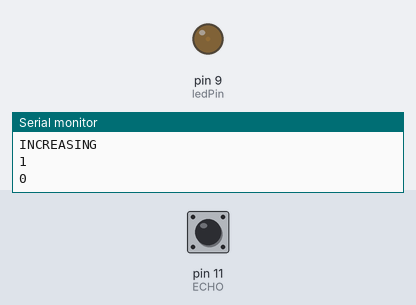
Bench run of a sketch on a simulated Arduino Uno, built with avr-gcc and run on an emulated ATmega328P. On the bench: output pins drawn as LEDs (lit = HIGH), the last lines printed to the serial monitor. The inputs (shaded band) are chosen by the test bench; at power-on: pin 11 (ECHO) LOW. Pins used as bus, display or sensor lines are not drawn.

Above: at 1.2 s.
1.3 s: pin 11 (ECHO) pulsed HIGH 2 times (0.12 s each, 0.3 s apart)
At 2.7 s:
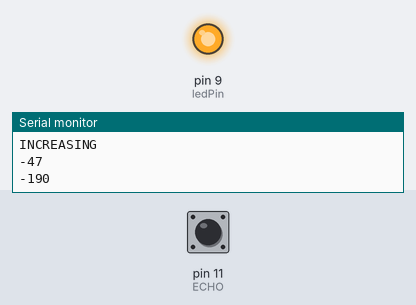
Timing chart, 0 to 4.3 s (numbered marks = the images above; inputs shaded):
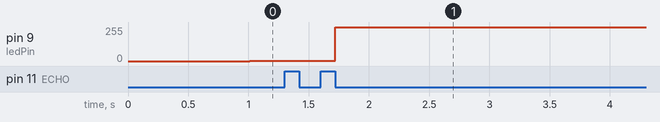

The sketch:

pointlights.ino
```cpp
enum ledStates {INCREASE, DECREASE, STAY, WAVE, OFF, ON}; // Here we make nicknames for the different states our program supports.
enum ledStates ledState; // We define 'ledState' as type ledStates'
enum ledStates previousLedState = ledState;

unsigned long startMillis;  //some global variables available anywhere in the program
unsigned long currentMillis;

int brightness = 0; // our main variable for setting the brightness of the LED
float velocity = 1.0; // the speed at which we change the brightness.
int ledPin = 9; // we use pin 9 for PWM
int TRIG = 10;
int ECHO = 11;
int DISTANCE;
int DURATION;
int i;
int distanceArray[20];
int filteredValue;

int p = 0; // use to keep track how often we plot
int plotFrequency = 3; // how often we plot, every Nth time.


void setup() {
  // put your setup code here, to run once:
  pinMode(ledPin, OUTPUT); // set ledPin as an output.
  pinMode(TRIG, OUTPUT);
  pinMode(ECHO, INPUT);
  Serial.begin(9600); // initiate the Serial monitor so we can use the Serial Plotter to graph our patterns
}

void loop() {
  // put your main code here, to run repeatedly:
  digitalWrite(TRIG, HIGH);
  compose();
  delay(10);
  //digitalWrite(TRIG, LOW);
  DURATION = pulseIn(ECHO, HIGH);
  DISTANCE = DURATION / 58.2;

analogWrite(ledPin, brightness);
  currentMillis = millis(); //store the current time since the program started
  for(i = 0; i < 20; i++){
    if(i <= 20){
      distanceArray[i] = DISTANCE;
    }
    if (i > 20){
      distanceArray[i] = distanceArray[i-1];
    }
    filteredValue += distanceArray[i];
  }
  brightness = map((filteredValue/200), 200, 0, 255, 0);
}

void compose() {
  // this is a state machine which allows us to decouple the various operations from timed loops.
  // instead we just switch from state to state when particular conditions are met.
  // we switch states by calling the changeState() function.


  switch (ledState){

  /*if (currentMillis - startMillis >= 5000){ //change state after 5 secs by comparing the time elapsed since we last change state
      changeState(INCREASE);
      }*/


  case INCREASE:
   if(brightness <= 255) {
    brightness = increase_brightness(brightness, 1);
   }

   plot("INCREASING", brightness);

    /*if (DISTANCE >= 40){
      //ledState = WAVE;
      changeState(DECREASE);
      }

    if (DISTANCE <= 15){
      changeState(INCREASE);
      }*/
    break;

  case DECREASE:
     if(brightness > 256) {
      brightness = decrease_brightness(brightness, 1);
     }
     plot("DECREASING", brightness);

      /*if (DISTANCE <= 41){
        changeState(INCREASE);
      }*/
     break;

  /*case WAVE:
    plot("WAVE", brightness);

    brightness = sinewave(1000,255,0); // you can tweak the parameters of the sinewave
    analogWrite(ledPin, brightness);

    if (currentMillis - startMillis >= 5000){ //change state after 5 secs by comparing the time elapsed since we last change state
      changeState(DECREASE);
      }
    break;

 case STAY:
    plot("STAY", brightness);
    brightness = brightness;
    break;

  case ON:
    plot("ON", brightness);
    brightness = 255;
    break;

  case OFF:
    plot("OFF", brightness);
    brightness = 0;
    if (currentMillis - startMillis >= 1000){
      changeState(INCREASE);
      }
    break;*/
  }
}

void changeState(ledStates newState){
    // call to change state, will keep track of time since last state
    startMillis = millis();
    ledState = newState;
  }

void plot(char *state, int brightness){
    // use this function to plot a graph.
    // it will normalize the auto-scaling plotter

    if ((p % plotFrequency) == 0){
      Serial.println(state);
      //Serial.print(", ");
      Serial.println(brightness);
      //Serial.println(", 0, 300");
      Serial.println(DISTANCE);
    }
    p++;
  }

int increase_brightness (int brightness, float velocity){
    return brightness = brightness + 1 * velocity;
  }

int decrease_brightness (int brightness, float velocity){
    return brightness = brightness - 1 * velocity;
  }

int sinewave(float duration, float amplitude, int offset){
    // Generate a sine oscillation, return a number.
    // In case you are using this for analogWrite, make sure the amplitude does not exceed 256
    float period = millis()/duration; // Duration in ms determines the wavelength.
    float midpoint = amplitude / 2; // set the midpoint of the wave at half the amplitude so there are no negative numbers
    int value = midpoint + midpoint * sin ( period * 2.0 * PI );
    value = value + offset; //offset allows you to move the wave up and down on the Y-axis. Should not exceed the value of amplitude to prevent clipping.
    return value;
  }
```

Measured:
- after the input at 1.3 s, pin 9 (ledPin): 1/255 → 255/255 after 0.42 s
